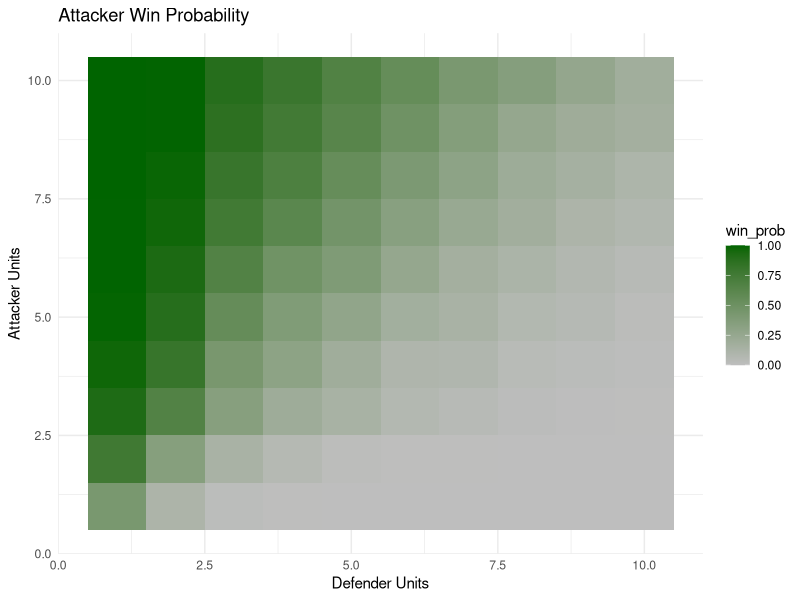

Source code (R):
library(ggplot2)

set.seed(123)
combat_round <- function(att_units,def_units,sim=10000) {
  Results = rep(NA,sim)
  AS<-att_units
  DS<-def_units
  for(i in 1:sim){
    while(def_units>0 & att_units>0){
      Dnum <- sort(sample(1:6, min(def_units,3),replace = TRUE),decreasing = T)
      Anum <- sort(sample(1:6, min(att_units,3),replace = TRUE),decreasing = T)
      for (j in 1:min(length(Dnum),length(Anum))){
        if(Anum[j]>Dnum[j]){
          def_units<-def_units-1
        }
        else{
          att_units<-att_units-1
        }
      }
    }
    Results[i]<- ifelse(att_units>0,1,0)
    att_units<-AS
    def_units<-DS
  }
  return(mean(Results))
}

prob_att_win <- function(){
  res<-sapply(1:10, function(x) {
  sapply(1:10, function(y) {
    combat_round(y,x,1000)
    })
  })
  return(res)
}
# Print the result
#print(result)


att_prob<- data.frame(
  attacker_unit<- rep(1:10,10),
  defender_unit<- rep(1:10,each= 10),
  win_prob<- as.vector(prob_att_win())
)


#go through outer 
ggplot(att_prob,aes(x=defender_unit,y=attacker_unit,fill=win_prob))+
  geom_tile()+
  scale_fill_gradient(low="grey",high="darkgreen")+
  labs(title = "Attacker Win Probability",x="Defender Units",y="Attacker Units")+
  theme_minimal()



print(combat_round(def_units=1,att_units=2,sim=10000))


